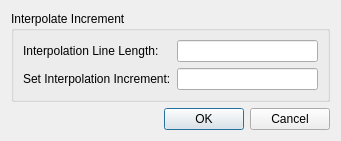
<?xml version="1.0" encoding="UTF-8"?>
<ui version="4.0">
 <class>RawDataPointmapInterpolatePoints</class>
 <widget class="QDialog" name="RawDataPointmapInterpolatePoints">
  <property name="geometry">
   <rect>
    <x>0</x>
    <y>0</y>
    <width>341</width>
    <height>131</height>
   </rect>
  </property>
  <property name="windowTitle">
   <string>Dialog</string>
  </property>
  <layout class="QVBoxLayout" name="verticalLayout">
   <item>
    <widget class="QGroupBox" name="groupBox">
     <property name="title">
      <string>Interpolate Increment</string>
     </property>
     <layout class="QFormLayout" name="formLayout">
      <item row="0" column="0">
       <widget class="QLabel" name="lineLengthLabel">
        <property name="text">
         <string>Interpolation Line Length:</string>
        </property>
       </widget>
      </item>
      <item row="0" column="1">
       <widget class="RealNumberEditWidget" name="lengthLineEdit">
        <property name="readOnly">
         <bool>true</bool>
        </property>
       </widget>
      </item>
      <item row="1" column="0">
       <widget class="QLabel" name="incrementLabel">
        <property name="text">
         <string>Set Interpolation Increment:</string>
        </property>
       </widget>
      </item>
      <item row="1" column="1">
       <widget class="RealNumberEditWidget" name="incrementEditWidget"/>
      </item>
     </layout>
    </widget>
   </item>
   <item>
    <spacer name="verticalSpacer">
     <property name="orientation">
      <enum>Qt::Vertical</enum>
     </property>
     <property name="sizeHint" stdset="0">
      <size>
       <width>20</width>
       <height>0</height>
      </size>
     </property>
    </spacer>
   </item>
   <item>
    <widget class="QDialogButtonBox" name="buttonBox">
     <property name="orientation">
      <enum>Qt::Horizontal</enum>
     </property>
     <property name="standardButtons">
      <set>QDialogButtonBox::Cancel|QDialogButtonBox::Ok</set>
     </property>
    </widget>
   </item>
  </layout>
 </widget>
 <customwidgets>
  <customwidget>
   <class>RealNumberEditWidget</class>
   <extends>QLineEdit</extends>
   <header>guibase/realnumbereditwidget.h</header>
  </customwidget>
 </customwidgets>
 <resources/>
 <connections>
  <connection>
   <sender>buttonBox</sender>
   <signal>accepted()</signal>
   <receiver>RawDataPointmapInterpolatePoints</receiver>
   <slot>accept()</slot>
   <hints>
    <hint type="sourcelabel">
     <x>248</x>
     <y>254</y>
    </hint>
    <hint type="destinationlabel">
     <x>157</x>
     <y>274</y>
    </hint>
   </hints>
  </connection>
  <connection>
   <sender>buttonBox</sender>
   <signal>rejected()</signal>
   <receiver>RawDataPointmapInterpolatePoints</receiver>
   <slot>reject()</slot>
   <hints>
    <hint type="sourcelabel">
     <x>316</x>
     <y>260</y>
    </hint>
    <hint type="destinationlabel">
     <x>286</x>
     <y>274</y>
    </hint>
   </hints>
  </connection>
 </connections>
</ui>
